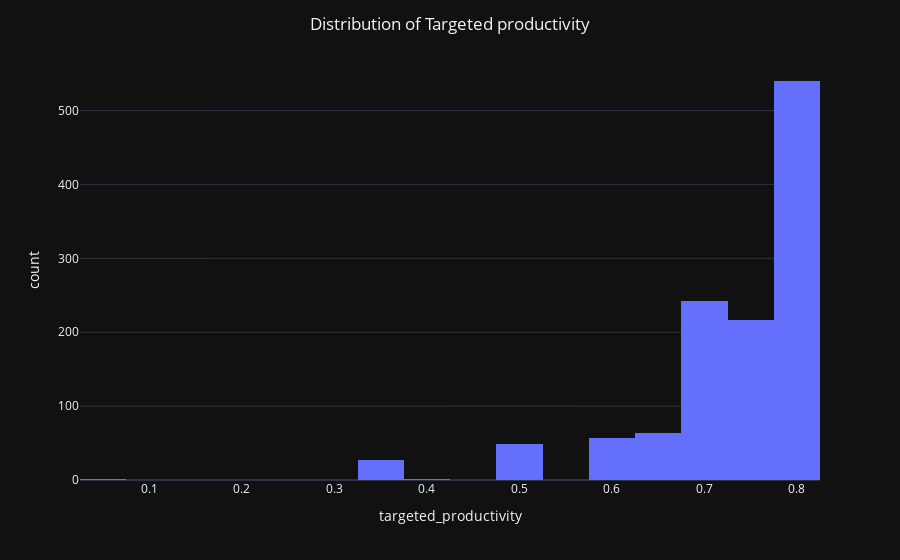

The cell this chart's notebook holds for it:
### Markdown cell above
**Histogram is representation of the distribution of numerical data**

### Code cell
fig = px.histogram(df, x="targeted_productivity", nbins=20, template='plotly_dark')
fig.update_layout(title='Distribution of Targeted productivity', title_x=0.5)
fig.show()

### Figure 1 — Plotly figure (JSON) as saved in the notebook; plotly's stock layout.template omitted (floating-point values rounded to 4 significant figures; data arrays with more than 128 entries replaced by an {"elided": "..."} marker saying what was removed)
{"data": [{"alignmentgroup": "True", "bingroup": "x", "hovertemplate": "targeted_productivity=%{x}<br>count=%{y}<extra></extra>", "legendgroup": "", "marker": {"color": "#636efa", "pattern": {"shape": ""}}, "name": "", "nbinsx": 20, "offsetgroup": "", "orientation": "v", "showlegend": false, "type": "histogram", "x": {"elided": "1197 float values"}, "xaxis": "x", "yaxis": "y"}], "layout": {"barmode": "relative", "legend": {"tracegroupgap": 0}, "margin": {"t": 60}, "title": {"text": "Distribution of Targeted productivity", "x": 0.5}, "xaxis": {"anchor": "y", "domain": [0, 1], "title": {"text": "targeted_productivity"}}, "yaxis": {"anchor": "x", "domain": [0, 1], "title": {"text": "count"}}}}
